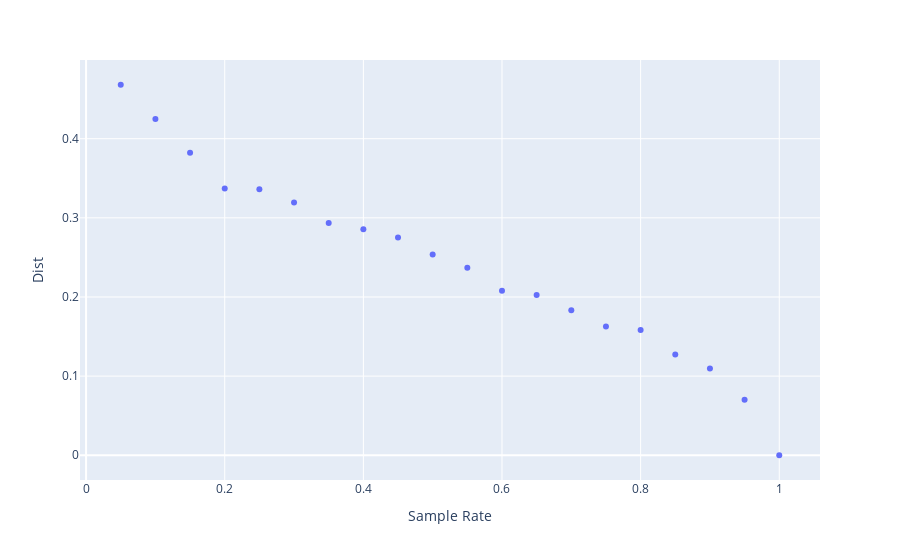

This figure's notebook cell:
### Code cell
fig = px.scatter(dfdf, x="Sample Rate", y="Dist")
fig.show()

### Figure 1 — Plotly figure (JSON) as saved in the notebook; plotly's stock layout.template omitted (floating-point values rounded to 4 significant figures)
{"data": [{"hovertemplate": "Sample Rate=%{x}<br>Dist=%{y}<extra></extra>", "legendgroup": "", "marker": {"color": "#636efa", "symbol": "circle"}, "mode": "markers", "name": "", "orientation": "v", "showlegend": false, "type": "scatter", "x": [0.05, 0.1, 0.15, 0.2, 0.25, 0.3, 0.35, 0.4, 0.45, 0.5, 0.55, 0.6, 0.65, 0.7, 0.75, 0.8, 0.85, 0.9, 0.95, 1], "xaxis": "x", "y": [0.4682, 0.425, 0.3822, 0.3371, 0.3362, 0.3194, 0.2935, 0.2856, 0.275, 0.2537, 0.2368, 0.2078, 0.2026, 0.1834, 0.1626, 0.1583, 0.1273, 0.1097, 0.07024, 0], "yaxis": "y"}], "layout": {"autosize": true, "legend": {"tracegroupgap": 0}, "margin": {"t": 60}, "xaxis": {"anchor": "y", "autorange": true, "domain": [0, 1], "range": [-0.007483, 1.057], "title": {"text": "Sample Rate"}, "type": "linear"}, "yaxis": {"anchor": "x", "autorange": true, "domain": [0, 1], "range": [-0.03625, 0.5044], "title": {"text": "Dist"}, "type": "linear"}}}
